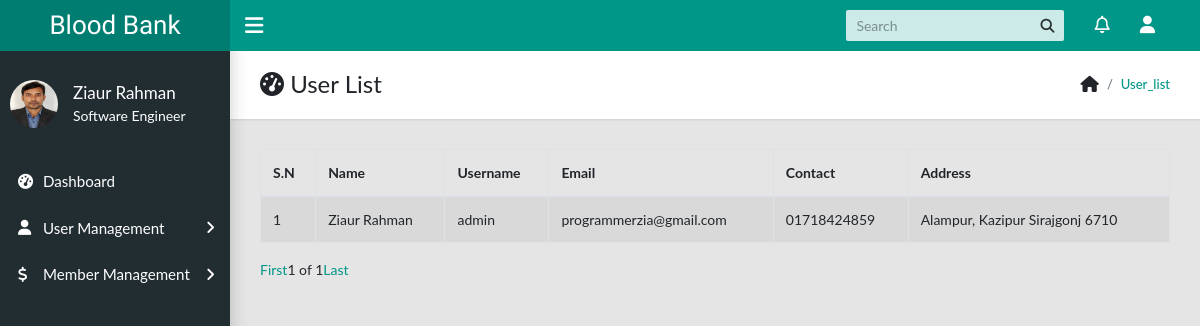
The app's page /accounts/list_user/ (signed in), older data.
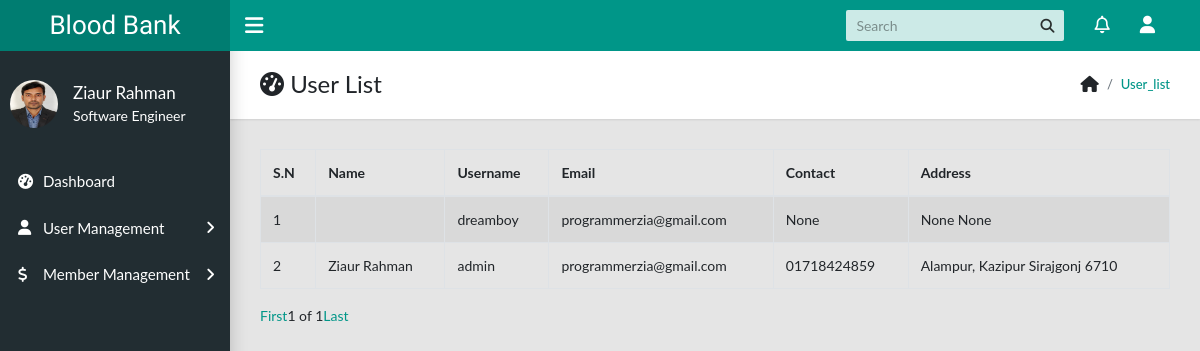
The same page, newer data.
### accounts/models.py (models this page shows, shortened)
class User(AbstractUser):
    contact = models.CharField(max_length=13,blank=True,null=True)
    city = models.CharField(max_length=50,blank=True,null=True)
    state = models.CharField(max_length=100,blank=True,null=True)
    zip_code = models.CharField(max_length=10,null=True,blank=True)
    area = models.CharField(max_length=100)
    photo = models.ImageField(default='default.png',upload_to='user_photo')
    blood_group = models.CharField(max_length=3,blank=True,null=True)
    designation = models.CharField(max_length=100, default="General Admin")

### accounts/views.py (the view)
# urls.py: path('list_user/', user_view.list_user, name="list_user"),
@login_required
def list_user(request):
	user_list = User.objects.all().order_by('-id')
	paginator = Paginator(user_list,10)
	try:
		page = request.GET.get('page','1')
	except:
		page = 1
	try:
		users = paginator.page(page)
	except(EmptyPage, InvalidPage):
		users = paginator.page(paginator.num_pages)
	context = {
		'users':users
	}
	return render(request, 'accounts/list_user.html', context)

### templates/accounts/list_user.html (shortened to what this page needs)
{% extends 'base.html' %}
{% load crispy_forms_tags %}
{% load bootstrap4 %}
{% block page_title %}User List{% endblock %}
{% block breadcrumb %}user_list{% endblock %}
{% block content %}
	<div class="row">
		<div class="col-md-12">
			<table class="table table-bordered table-striped">
				<thead>
					<tr>
						<th>S.N</th>
						<th>Name</th>
						<th>Username</th>
						<th>Email</th>
						<th>Contact</th>
						<th>Address</th>
					</tr>
				</thead>
				<tbody>
					{%if users %}
					{% for user in users %}
						<tr>
							<td>{{ forloop.counter }}</td>
							<td>{{ user.first_name }} {{ user.last_name }}</td>
							<td>{{ user.username }}</td>
							<td>{{ user.email }}</td>
							<td>{{ user.contact }}</td>
							<td>{{ user.area }} {{ user.city }} {{ user.zip_code }}</td>
						</tr>
					{% endfor %}
					{% else %}
						<tr>
							<td colspan="6">No user added</td>
						</tr>
					{% endif%}
				</tbody>
			</table>
			<div class="pagination">
		      <a href="?page=1">First </a>
		      {{ users.number }} of {{ users.paginator.num_pages }}
		      <a href="?page={{ users.paginator.num_pages }}"> Last </a>
		    </div>
		</div>
	</div>
{% endblock %}

### templates/base.html (shortened to what this page needs)
{% load static %}
<!DOCTYPE html>
<html lang="en">
  <head>
    <link rel="stylesheet" type="text/css" href="{% static 'accounts/css/main.css' %}">
    <link rel="stylesheet" type="text/css" href="{% static 'accounts/css/jquery-ui.min.css' %}">
    <link rel="stylesheet" type="text/css" href="https://maxcdn.bootstrapcdn.com/font-awesome/4.7.0/css/font-awesome.min.css">
  </head>
  <body class="app sidebar-mini rtl">
    <header class="app-header"><a class="app-header__logo" href="{% url 'dashboard' %}">Blood Bank</a>
      <a class="app-sidebar__toggle" href="#" data-toggle="sidebar" aria-label="Hide Sidebar"></a>
      <ul class="app-nav">
        <li class="app-search">
          <input class="app-search__input" type="search" placeholder="Search">
          <button class="app-search__button"><i class="fa fa-search"></i></button>
        </li>
        <li class="dropdown"><a class="app-nav__item" href="#" data-toggle="dropdown" aria-label="Show notifications"></a>
        </li>
        <li class="dropdown"><a class="app-nav__item" href="#" data-toggle="dropdown" aria-label="Open Profile Menu"></a>
        </li>
      </ul>
    </header>
    <aside class="app-sidebar">
      <div class="app-sidebar__user"><img class="app-sidebar__user-avatar" src="{{ user.photo.url }}" alt="User Image" width="48" height="48">
        <div>
          <p class="app-sidebar__user-name">{{ user.first_name }} {{ user.last_name }}</p>
          <p class="app-sidebar__user-designation">{{ user.designation }}</p>
        </div>
      </div>
      <ul class="app-menu">
        <li><a class="app-menu__item" href="{% url 'dashboard' %}"><i class="app-menu__icon fa fa-dashboard"></i><span class="app-menu__label">Dashboard</span></a></li>
        {% if user.is_superuser %}
        <li class="treeview"><a class="app-menu__item" href="#" data-toggle="treeview"><i class="app-menu__icon fa fa-user"></i><span class="app-menu__label">User Management</span><i class="treeview-indicator fa fa-angle-right"></i></a>
        </li>
        {% endif %}
        <li class="treeview"><a class="app-menu__item" href="#" data-toggle="treeview"><i class="app-menu__icon fa fa-dollar"></i><span class="app-menu__label">Member Management</span><i class="treeview-indicator fa fa-angle-right"></i></a>
        </li>
      </ul>
    </aside>
    <main class="app-content">
      <div class="app-title">
        <div>
          <h1><i class="fa fa-dashboard"></i> {% block page_title %}{% endblock %}</h1>
        </div>
        <ul class="app-breadcrumb breadcrumb">
          <li class="breadcrumb-item"></li>
          <li class="breadcrumb-item"><a href="#">{% block breadcrumb %}{% endblock %}</a></li>
        </ul>
      </div>
     {% block content %}
     {% endblock %}
    </main>
  </body>
</html>

Row changes from the older to the newer data that the page shows:
added User: username "dreamboy", email "programmerzia@gmail.com", contact "None", city "None", zip_code "None"
